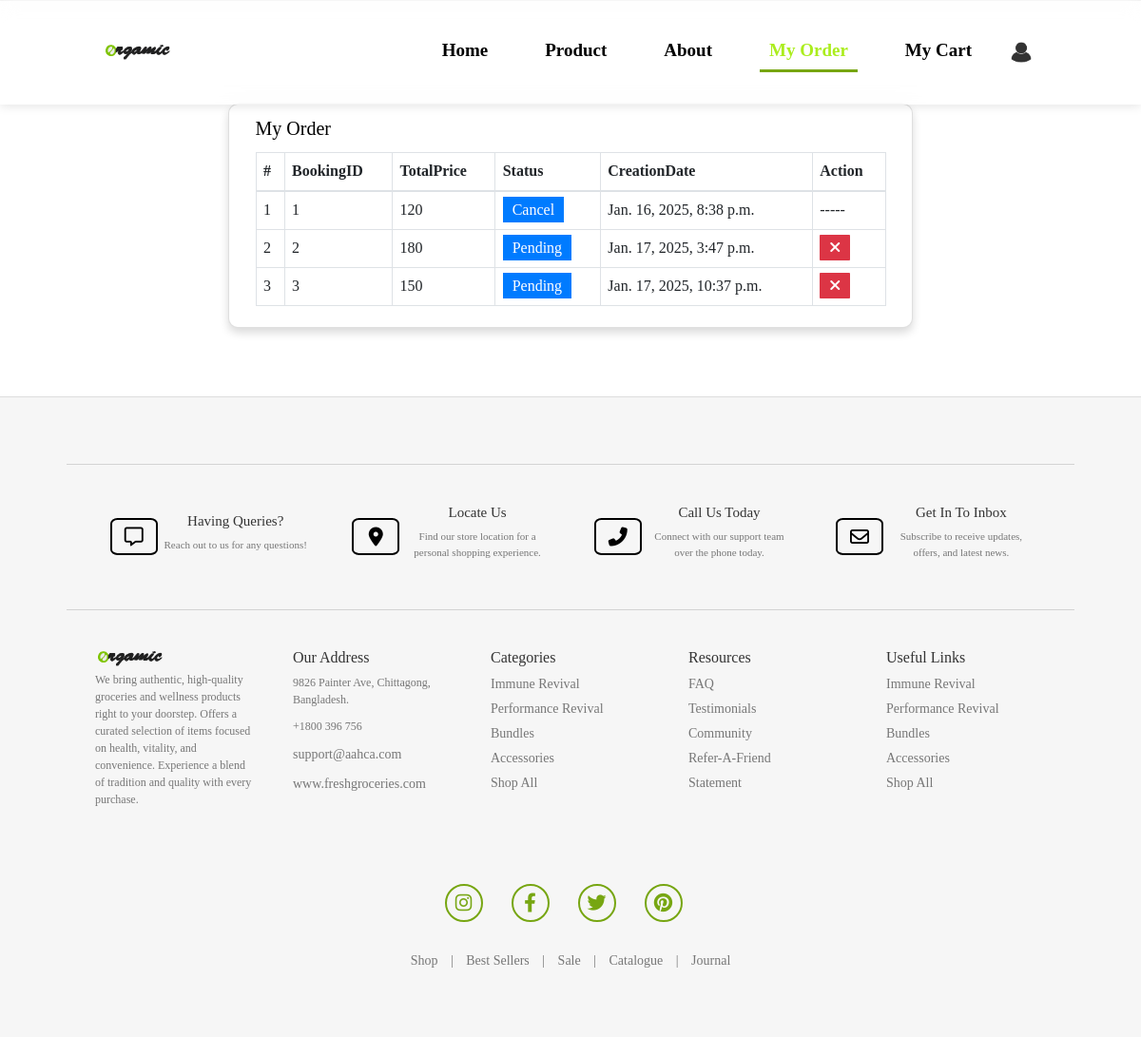
The page /my-order/ (signed in) on the database as committed earlier.
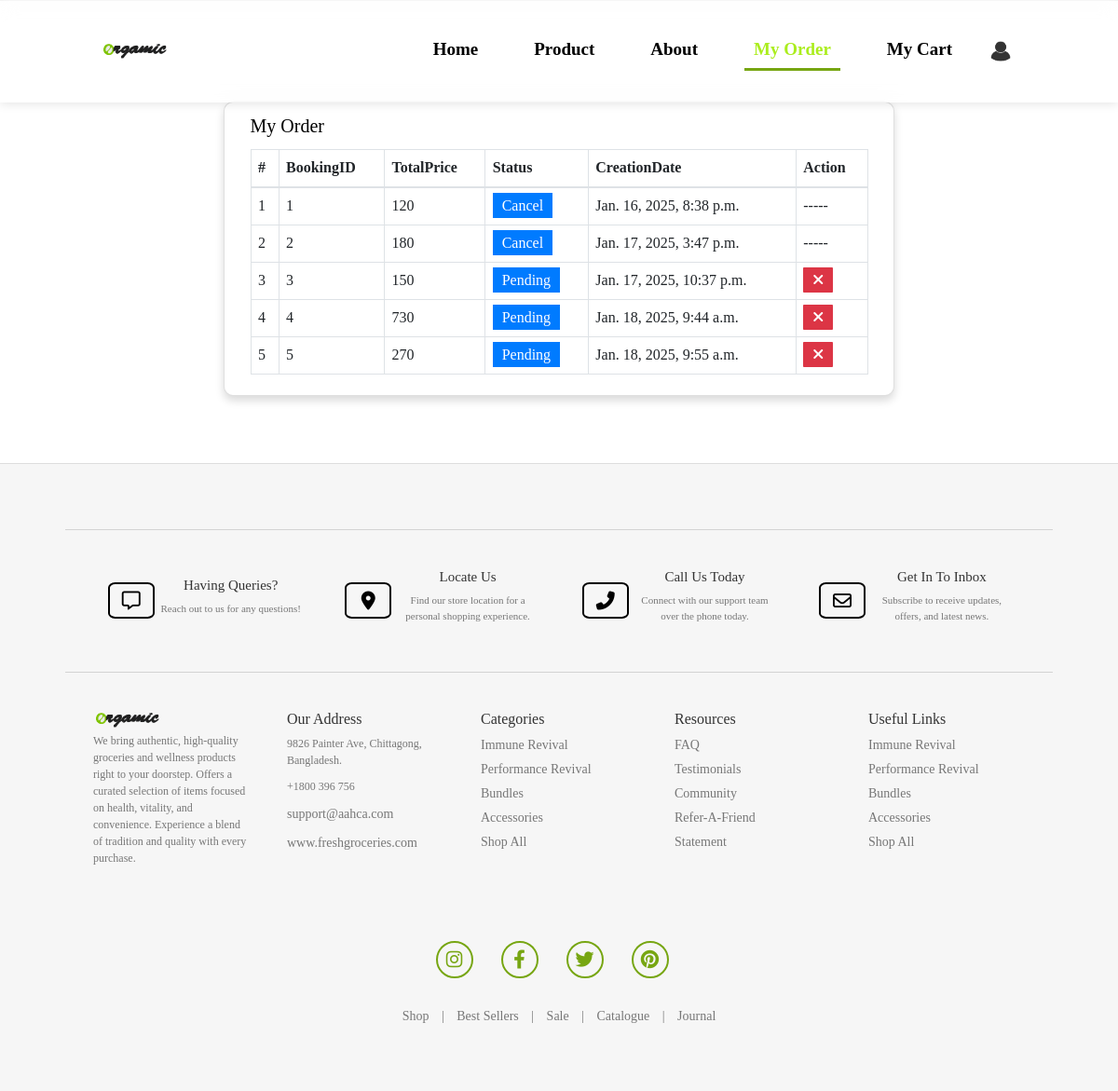
The same page on the database as committed later.
### groceryapp/models.py (models this page shows, shortened)
class Booking(models.Model):
    user = models.ForeignKey(User, on_delete=models.CASCADE, null=True, blank=True)
    product = models.TextField(default={'objects': []}, null=True, blank=True)
    total = models.CharField(max_length=100, null=True, blank=True)
    status = models.IntegerField(choices=ORDERSTATUS, default=1)
    created = models.DateTimeField(auto_now_add=True)
    updated = models.DateTimeField(auto_now=True)

### groceryapp/views.py (the view)
# urls.py: path('my-order/', myOrder, name="myorder"),
def myOrder(request):
    order = Booking.objects.filter(user=request.user)
    return render(request, "my-order.html", locals())

### groceryapp/templates/my-order.html (shortened to what this page needs)
{% extends 'main.html' %}
{% block body %}
{% load static %}
<link rel="stylesheet" href="https://cdnjs.cloudflare.com/ajax/libs/font-awesome/6.2.1/css/all.min.css" />
<link rel="stylesheet" href="https://maxcdn.bootstrapcdn.com/bootstrap/4.3.1/css/bootstrap.min.css">
<link rel="stylesheet" href="{% static 'style.css' %}">
<div class="card shadow" id="myorder" style="margin: 9% 4% 6% 4%; display: flex; justify-self: center;">
    <div class="card-body">
        <div class="container-fluid" style="font-size: 16px">
            <h3 style="font-size: 20px; margin-bottom: 2%">My Order</h3>
            <table class="table table-bordered" style="width:100%">
                <thead>
                <tr>
                    <th>#</th>
                    <th>BookingID</th>
                    <th>TotalPrice</th>
                    <th>Status</th>
                    <th>CreationDate</th>
                    <th>Action</th>
                </tr>
                </thead>
                <tbody>
                {% for i in order %}
                <tr>
                    <td>{{forloop.counter}}</td>
                    <td>{{i.id}}</td>
                    <td>{{i.total}}</td>
                    <td><a href="/user-order-track/{{i.id}}/" class="btn-primary px-3 py-2" style="text-decoration: none;" title="Track Status">{{i.get_status_display}}</a></td>
                    <td>{{i.created}}</td>
                    <td>
                        {% if i.status < 4 %}
                            <a href="/change-order-status/{{i.id}}/?status=5" class="btn-danger px-3 py-2" style="border-radius: 3%" title="Cancel Order"><i class="fa-solid fa-xmark"></i></a>
                        {% endif %}
                        {% if i.status == 5 or i.status == 6 %}
                            -----
                        {% endif %}
                    </td>
                </tr>
                {% endfor %}
                </tbody>
            </table>
        </div>
    </div>
</div>
{% endblock %}

Rows that differ between the two databases and show on the page:
changed Booking "Jan. 17, 2025, 3:47 p.m.": status "Pending" → "Cancel"; now shows "-----"
added Booking: id "4", total "730", status "Pending", created "Jan. 18, 2025, 9:44 a.m."
added Booking: id "5", total "270", status "Pending", created "Jan. 18, 2025, 9:55 a.m."
